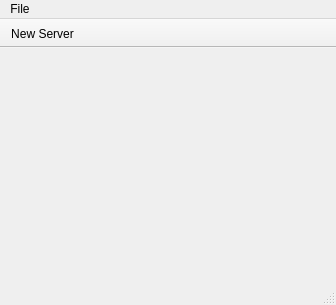
<?xml version="1.0" encoding="UTF-8"?>
<ui version="4.0">
 <class>MainWindow</class>
 <widget class="QMainWindow" name="MainWindow">
  <property name="geometry">
   <rect>
    <x>0</x>
    <y>0</y>
    <width>336</width>
    <height>305</height>
   </rect>
  </property>
  <property name="windowTitle">
   <string>Moov Server Manager</string>
  </property>
  <widget class="QWidget" name="centralWidget">
   <layout class="QHBoxLayout" name="horizontalLayout">
    <item>
     <layout class="QVBoxLayout" name="vLayout"/>
    </item>
   </layout>
  </widget>
  <widget class="QMenuBar" name="menuBar">
   <property name="geometry">
    <rect>
     <x>0</x>
     <y>0</y>
     <width>336</width>
     <height>25</height>
    </rect>
   </property>
   <widget class="QMenu" name="menuFile">
    <property name="title">
     <string>File</string>
    </property>
    <addaction name="actionNew_Server"/>
    <addaction name="actionExit"/>
   </widget>
   <addaction name="menuFile"/>
  </widget>
  <widget class="QStatusBar" name="statusBar"/>
  <widget class="QToolBar" name="toolBar">
   <property name="windowTitle">
    <string>toolBar</string>
   </property>
   <property name="movable">
    <bool>false</bool>
   </property>
   <property name="floatable">
    <bool>false</bool>
   </property>
   <attribute name="toolBarArea">
    <enum>TopToolBarArea</enum>
   </attribute>
   <attribute name="toolBarBreak">
    <bool>false</bool>
   </attribute>
   <addaction name="actionNewServerToolBar"/>
  </widget>
  <action name="actionMenu_1_1">
   <property name="text">
    <string>menu 1-1</string>
   </property>
  </action>
  <action name="actionMenu_1_2">
   <property name="text">
    <string>menu 1-2</string>
   </property>
  </action>
  <action name="actionMenu_2_1">
   <property name="text">
    <string>menu 2-1</string>
   </property>
  </action>
  <action name="actionNew_Server">
   <property name="text">
    <string>New Server</string>
   </property>
  </action>
  <action name="actionExit">
   <property name="text">
    <string>Exit</string>
   </property>
  </action>
  <action name="actionNewServerToolBar">
   <property name="text">
    <string>New Server</string>
   </property>
   <property name="toolTip">
    <string>New Server</string>
   </property>
  </action>
 </widget>
 <layoutdefault spacing="6" margin="11"/>
 <resources/>
 <connections/>
</ui>
